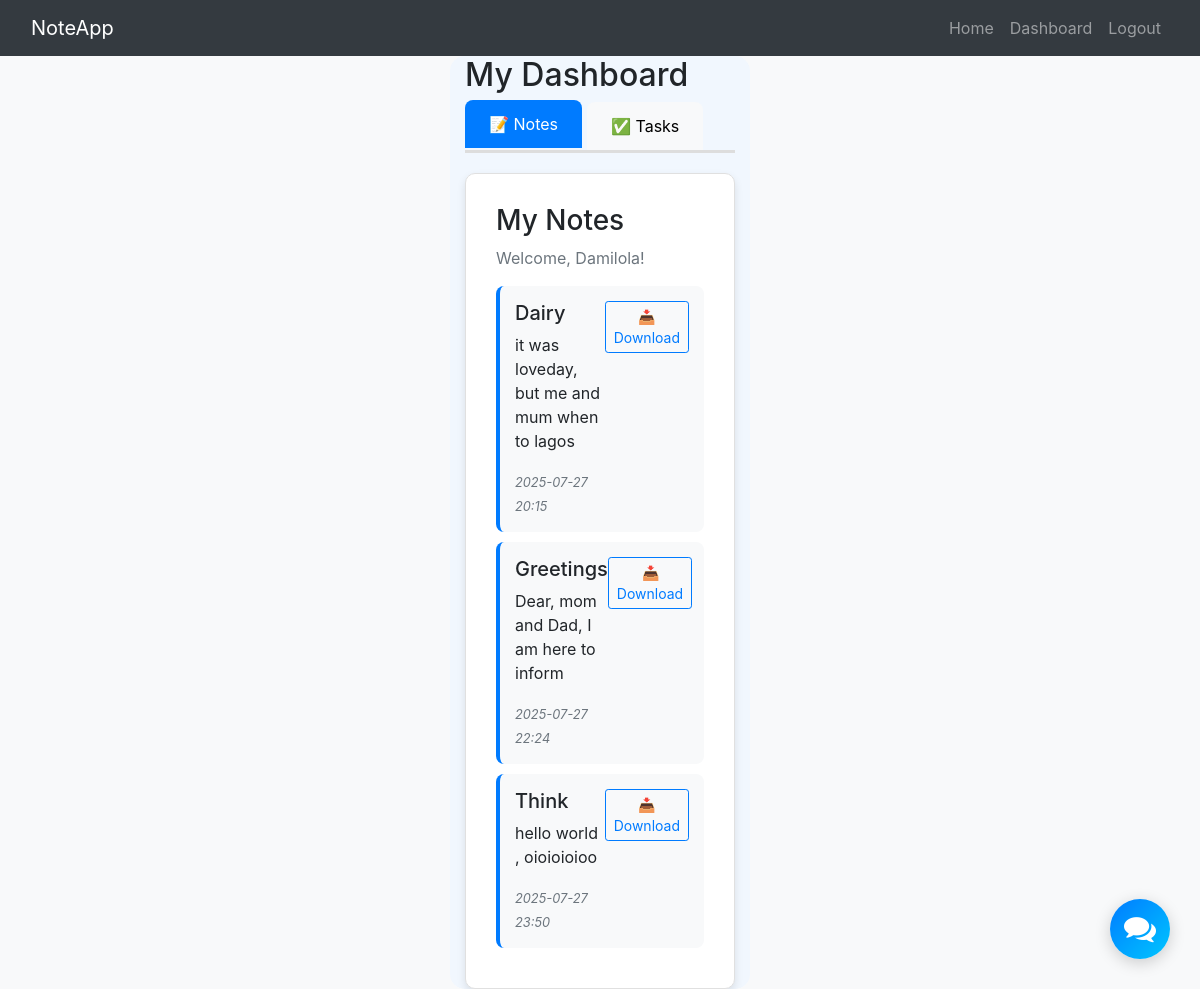
The page /dashboard (signed in) on the database its author committed.
### Note_website/model.py (models this page shows)
class User(db.Model,UserMixin):
  id=db.Column(db.Integer,primary_key =True)        # Unique user ID
  email=db.Column(db.String(150),unique=True)       # Login email (unique)
  password=db.Column(db.String(150))                # Hashed password
  Name = db.Column(db.String(150))                  # Display name
  note =db.relationship('Note')                     # Link to user's notes

class Note(db.Model):
    id = db.Column(db.Integer, primary_key=True)                           # Note ID
    subject = db.Column(db.String(200), nullable=False)                    # Note title
    data = db.Column(db.String(10000000))                                 # Note content
    date = db.Column(db.DateTime(timezone=True), default=func.now())      # Created date
    user_id = db.Column(db.Integer, db.ForeignKey('user.id'))             # Owner reference

### Note_website/views.py (the view)
@views.route('/dashboard')
@login_required
def dashboard():
    notes = Note.query.filter_by(user_id=current_user.id).all()
    tasks = Task.query.filter_by(user_id=current_user.id).all()
    return render_template("dashboard.html", user=current_user, notes=notes, tasks=tasks)

### Note_website/__init__.py (called while the page is built)
def create_app():
  app = Flask(__name__)
  app.config['SECRET_KEY'] = os.getenv('SECRET_KEY')  # Fallback to default
  app.config['SQLALCHEMY_DATABASE_URI'] =f'sqlite:///{DB_NAME}'  # SQLite database
  db.init_app(app)
  from .views import views  # Main app routes
  from .auth  import auth   # Authentication routes
  app.register_blueprint(views,url_prefix='/')
  app.register_blueprint(auth,url_prefix='/')
  from .model import User, Note
  create_database(app)
  login_manager= LoginManager()
  login_manager.login_view ='auth.login'  # Redirect here if not logged in
  login_manager.init_app(app)
  @login_manager.user_loader
  def loaduser(id):
    return User.query.get(int(id))
  return app

### Note_website/templates/dashboard.html (shortened to what this page needs)
{% extends "base.html" %}
{% block content %}
<div class="container">
    <h2>My Dashboard</h2>
    <div class="tab-navigation">
        <button class="tab-btn active" onclick="showTab('notes')">📝 Notes</button>
        <button class="tab-btn" onclick="showTab('tasks')">✅ Tasks</button>
    </div>
<div id="notes" class="tab-content active">
    <div class="book-page">
        <h3>My Notes</h3>
        <p class="text-muted">Welcome, {{ user.Name }}!</p>
        {% for note in notes %}
            <div class="note-card">
                <div class="d-flex justify-content-between align-items-start">
                    <div>
                        <h5 class="note-subject">{{ note.subject }}</h5>
                        <p class="note-content">{{ note.data[:100] }}{% if note.data|length > 100 %}...{% endif %}</p>
                        <small class="date">{{ note.date.strftime('%Y-%m-%d %H:%M') }}</small>
                    </div>
                    <a href="{{ url_for('views.download_note', id=note.id) }}" class="btn btn-sm btn-outline-primary">
                        📥 Download
                    </a>
                </div>
            </div>
        {% else %}
            <p class="empty-message">No notes yet. Start writing!</p>
        {% endfor %}
    </div>
</div>
</div>
{% endblock %}

### Note_website/templates/base.html (shortened to what this page needs)
<!DOCTYPE html>
<html lang="en">
<head>
  <link rel="stylesheet" href="https://stackpath.bootstrapcdn.com/bootstrap/4.4.1/css/bootstrap.min.css" />
  <link rel="stylesheet" href="https://stackpath.bootstrapcdn.com/font-awesome/4.7.0/css/font-awesome.min.css" />
  <link rel="stylesheet" type="text/css" href="{{ url_for('static', filename='style.css')}}"/>
</head>
<body>
  <nav class="navbar navbar-expand-lg navbar-dark bg-dark">
    <div class="container-fluid">
      <a class="navbar-brand" href="/">NoteApp</a>
      <div class="collapse navbar-collapse" id="navbarNav">
        <ul class="navbar-nav ml-auto">
          {% if user.is_authenticated %}
            <li class="nav-item"><a class="nav-link" href="/">Home</a></li>
            <li class="nav-item"><a class="nav-link" href="/dashboard">Dashboard</a></li>
            <li class="nav-item"><a class="nav-link" href="/logout">Logout</a></li>
          {% else %}
            <li class="nav-item"><a class="nav-link" href="/login">Login</a></li>
            <li class="nav-item"><a class="nav-link" href="/sign-up">Sign Up</a></li>
          {% endif %}
        </ul>
      </div>
    </div>
  </nav>
  <div class="container-fluid px-2 px-md-4">
   {% block content %}{% endblock %}
  </div>
  <div id="chatbot-fab" style="position:fixed;bottom:30px;right:30px;z-index:9999;cursor:pointer;">
    <div style="background:linear-gradient(135deg,#007bff,#00c6ff);width:60px;height:60px;border-radius:50%;display:flex;align-items:center;justify-content:center;box-shadow:0 4px 16px rgba(0,0,0,0.18);animation: chatbot-fab-pop 0.6s;">
      <i class="fa fa-comments" style="color:#fff;font-size:2rem;"></i>
    </div>
  </div>
</body>
</html>

### Note_website/static/style.css (style rules this page uses)
.container { max-width: 300px; background-color: #F1F7FE; border-radius: 15px; overflow: hidden; }

### Note_website/templates/base.html (style rules this page uses)
body { background: #f8f9fa; }

### Note_website/templates/dashboard.html (style rules this page uses)
.tab-navigation { display: flex; margin-bottom: 20px; border-bottom: 3px solid #ddd; }
.tab-btn { background: #f8f9fa; border: none; padding: 12px 24px; cursor: pointer; font-size: 16px; border-radius: 8px 8px 0 0; margin-right: 5px; transition: all 0.3s ease; }
.tab-btn.active { background: #007bff; color: white; transform: translateY(-2px); }
.tab-content { display: none; }
.tab-content.active { display: block; }
.book-page { background: white; border-radius: 10px; padding: 30px; box-shadow: 0 4px 8px rgba(0,0,0,0.1); min-height: 400px; border: 1px solid #e0e0e0; }
.note-card, .task-card { background: #f8f9fa; padding: 15px; margin: 10px 0; border-radius: 8px; border-left: 4px solid #007bff; transition: transform 0.2s ease; }
.date { color: #6c757d; font-style: italic; }

### rows shown on the page
User: Name "Damilola"
Note: subject "Dairy", data "it was loveday, but me and mum when to lagos", date "2025-07-27 20:15"
Note: subject "Greetings", data "Dear, mom and Dad, I am here to inform", date "2025-07-27 22:24"
Note: subject "Think", data "hello world , oioioioioo", date "2025-07-27 23:50"
